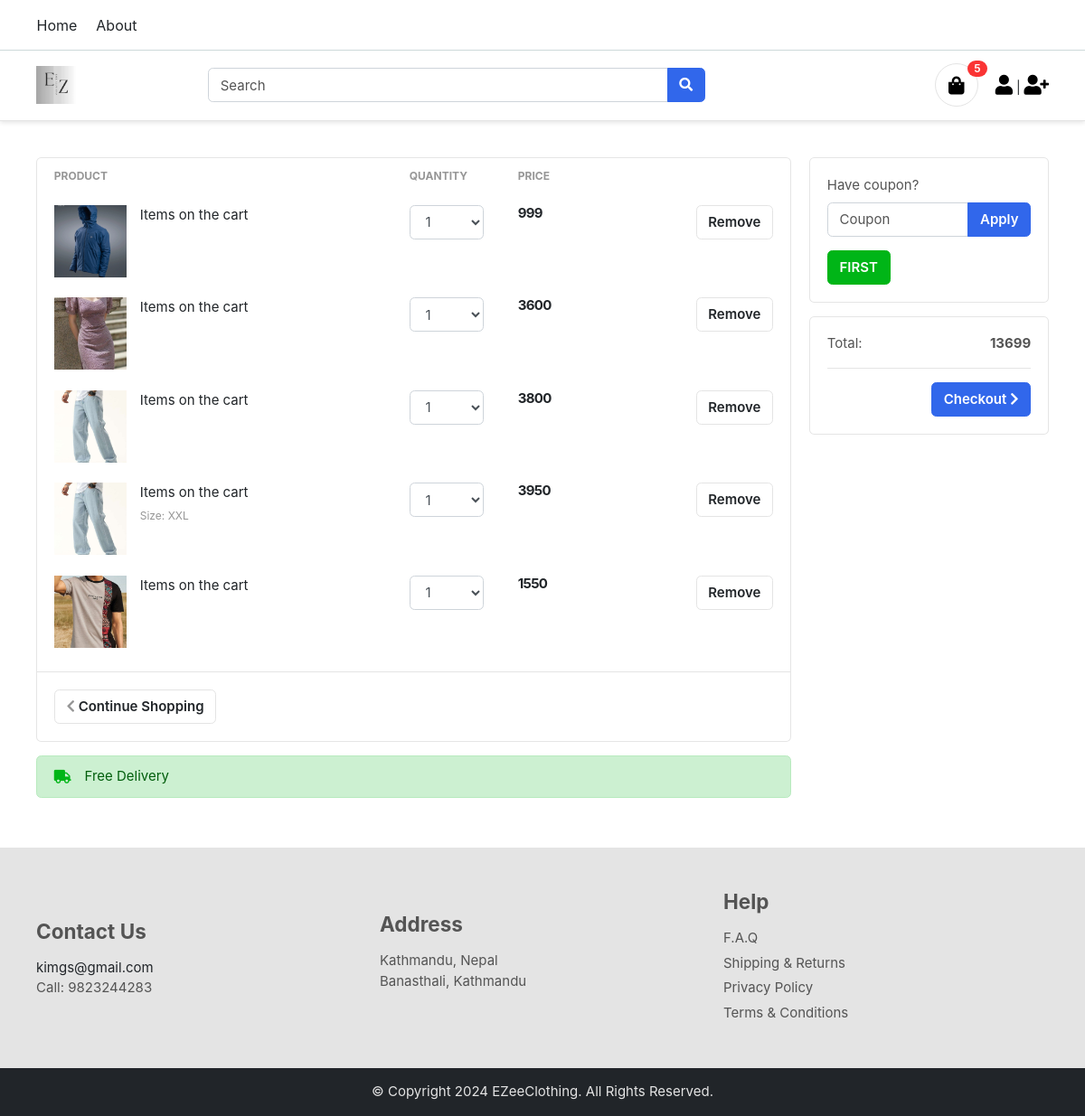
Before: /accounts/cart/ (signed in) with the older database file.
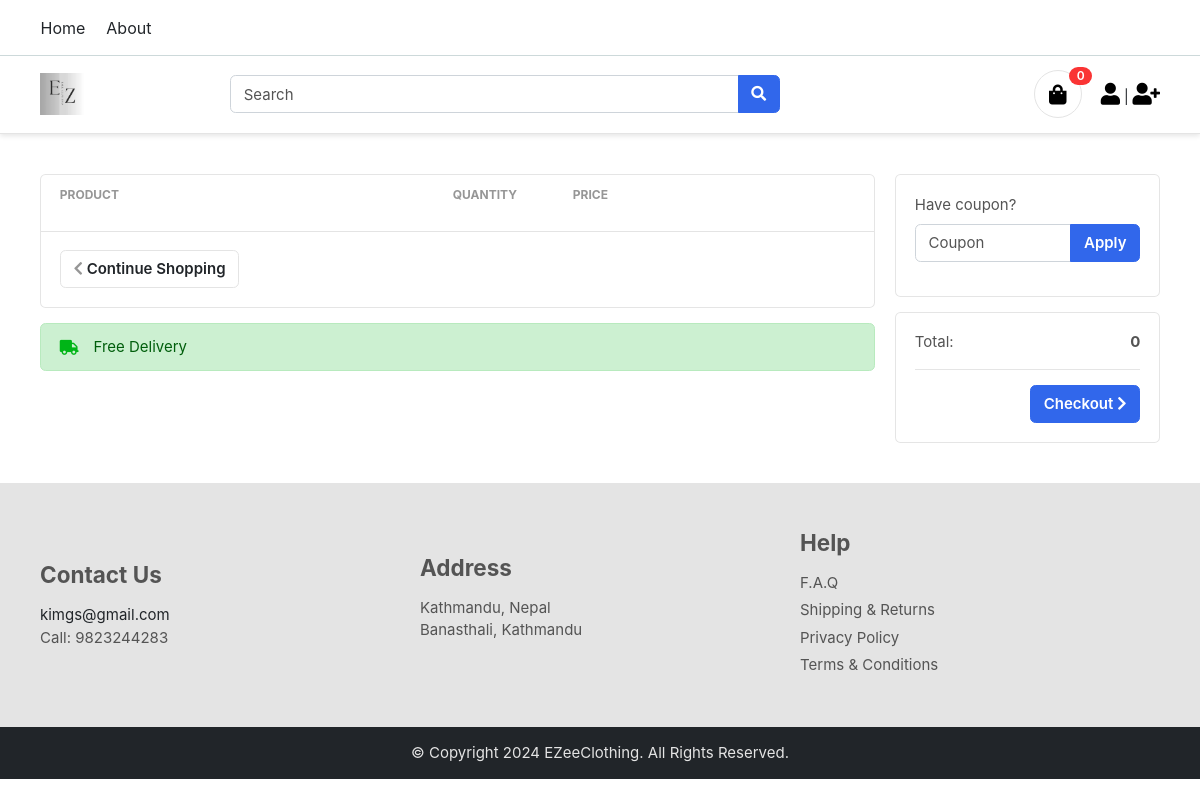
After: the same page with the newer database file.
### accounts/models.py (models this page shows)
class Profile(BaseModel):
    user = models.OneToOneField(User , on_delete=models.CASCADE , related_name="profile")
    is_email_verified = models.BooleanField(default=False)
    email_token = models.CharField(max_length=100 , null=True , blank=True)
    profile_image = models.ImageField(upload_to = 'profile')
    def get_cart_count(self):
        return CartItems.objects.filter(cart__is_paid = False, cart__user = self.user).count()

class CartItems(BaseModel):
    cart = models.ForeignKey(Cart, on_delete=models.CASCADE, related_name= "cart_items")
    product = models.ForeignKey(Product , on_delete=models.SET_NULL, null = True, blank = True)
    size_variant = models.ForeignKey(SizeVariant , on_delete = models.SET_NULL,null = True , blank=True)
    def get_product_price(self):
        price = [self.product.price]
        if self.size_variant:
            size_variant_price = self.size_variant.price
            price.append(size_variant_price)
        return sum(price)

class Cart(BaseModel):
    user = models.ForeignKey(User, on_delete=models.CASCADE, related_name='carts')
    coupon = models.ForeignKey( Coupon, on_delete=models.SET_NULL, null = True, blank = True)
    is_paid = models.BooleanField(default=False)
    def get_cart_total(self):
        cart_items = self.cart_items.all()
        price = []
        for cart_item in cart_items:
            price.append(cart_item.product.price)
            if cart_item.size_variant:
                size_variant_price = cart_item.size_variant.price
                price.append(size_variant_price)
        if self.coupon:
            if self.coupon.minimum_amount < sum(price):
                return sum(price) - self.coupon.discount_price
        return sum(price)

### products/models.py (models this page shows, shortened)
class Product(BaseModel):
    product_name = models.CharField(max_length=100)
    slug = models.SlugField(unique=True  , null=True , blank=True)
    category = models.ForeignKey(Category , on_delete=models.CASCADE , related_name="products")
    price = models.IntegerField()
    product_desription = models.TextField()
    size_variant = models.ManyToManyField(SizeVariant , blank=True)

class ProductImage(BaseModel):
    product = models.ForeignKey(Product , on_delete=models.CASCADE , related_name="product_images")
    image =  models.ImageField(upload_to="product")

class SizeVariant(BaseModel):
    size_name = models.CharField(max_length=100)
    price = models.IntegerField(default=0)

class Coupon(BaseModel):
    coupon_code = models.CharField(max_length=10)
    is_expired = models.BooleanField(default=False)
    discount_price = models.IntegerField(default= 100)
    minimum_amount = models.IntegerField(default= 2500)

### accounts/views.py (the view, shortened to what this page needs)
# urls.py: path('cart/' , cart , name="cart"),
def cart(request):
    cart_obj = Cart.objects.get(is_paid = False, user = request.user)
    context = {'cart' : cart_obj}
    return render(request ,'accounts/cart.html', context)

### templates/accounts/cart.html (shortened to what the changed rows need)
{% extends "base/base.html" %}
{% block start %}
<section class="section-content padding-y">
    <div class="container">
        <div class="row">
            <main class="col-md-9">
                <div class="card">
                    <table class="table table-borderless table-shopping-cart">
                        <thead class="text-muted">
                            <tr class="small text-uppercase">
                                <th scope="col">Product</th>
                                <th scope="col" width="120">Quantity</th>
                                <th scope="col" width="120">Price</th>
                                <th scope="col" class="text-right" width="200"> </th>
                            </tr>
                        </thead>
                        <tbody>
                            {% for cart_item in cart.cart_items.all %}
                            <tr>
                                <td>
                                    <figure class="itemside">
                                        <div class="aside"><img
                                                src="/media/{{cart_item.product.product_images.first.image}}"
                                                class="img-sm"></div>
                                        <figcaption class="info">
                                            <a href="#" class="title text-dark">{{cart_item.product.name}}Items on the
                                                cart</a>
                                            {% if cart_item.size_variant %}
                                            <p class="text-muted small">Size: {{cart_item.size_variant.size_name}}</p>
                                            {% endif %}
                                        </figcaption>
                                    </figure>
                                </td>
                                <td>
                                    <select class="form-control">
                                        <option>1</option>
                                    </select>
                                </td>
                                <td>
                                    <div class="price-wrap">
                                        <var class="price">{{cart_item.get_product_price}}</var>
                                    </div>
                                </td>
                                <td class="text-right">
                                    <a href="{% url 'remove_cart' cart_item.uid %}" class="btn btn-light"> Remove</a>
                                </td>
                            </tr>
                            {% endfor %}
                        </tbody>
                    </table>
                </div>
            </main>
            <aside class="col-md-3">
                <div class="card mb-3">
                    <div class="card-body">
                        <form method="POST">
                            <div class="form-group">
                                <label>Have coupon?</label>
                                <div class="input-group">
                                </div>
                            </div>
                            {% if cart.coupon %}
                            <a href="{% url 'remove_coupon' cart.uid %}" class="btn btn-success">
                                {{ cart.coupon.coupon_code }}</a>
                            {% endif %}
                        </form>
                    </div>
                </div>
                <div class="card">
                    <div class="card-body">
                        <dl class="dlist-align">
                            <dd class="text-right"> <strong>{{cart.get_cart_total}}</strong> </dd>
                        </dl>
                    </div>
                </div>
            </aside>
        </div>
    </div>
</section>
{% endblock %}

### templates/base/base.html (shortened to what the changed rows need)
{% load static %}
<!DOCTYPE HTML>
<html lang="en">
<head>
    <link href="/media/css/bootstrap.css" rel="stylesheet" type="text/css" />
    <link href="/media/fonts/fontawesome/css/all.min.css" type="text/css" rel="stylesheet">
    <link href="/media/css/ui.css" rel="stylesheet" type="text/css" />
    <link href="/media/css/responsive.css" rel="stylesheet" />
</head>
<body>
    <header class="section-header" style="box-shadow: 0px 2px 5px rgba(0,0,0,0.1);">
        <section class="header-main border-bottom" style="font-size: 14px;">
            <div class="container">
                <div class="row align-items-center ">
                    <div class="col-lg-4 col-sm-6 col-8">
                        <div class="widgets-wrap float-md-right">
                            <div class="widget-header  mr-3">
                                <a href="{% url 'cart' %}" class="icon icon-sm rounded-circle border"><i
                                        class="fa fa-shopping-bag" style="color: black;"></i></a>
                                <span
                                    class="badge badge-pill badge-danger notify">{{request.user.profile.get_cart_count}}</span>
                            </div>
                        </div>
                    </div>
                </div>
            </div>
        </section>
    </header>
    {% block start %}
    {% endblock %}
</body>
</html>

Changed rows visible on the page:
removed CartItems: product.product_images.first.image (picture), get_product_price "999"
removed CartItems: product.product_images.first.image (picture), get_product_price "3600"
removed CartItems: product.product_images.first.image (picture), get_product_price "3800"
removed CartItems: product.product_images.first.image (picture), size_variant.size_name "XXL", get_product_price "3950"
removed CartItems: product.product_images.first.image (picture), get_product_price "1550"
changed Cart: get_cart_total "13699" → "0"; coupon.coupon_code "FIRST" → (not shown)
Other visible differences:
{{ request.user.profile.get_cart_count }}: "5" → "0"
